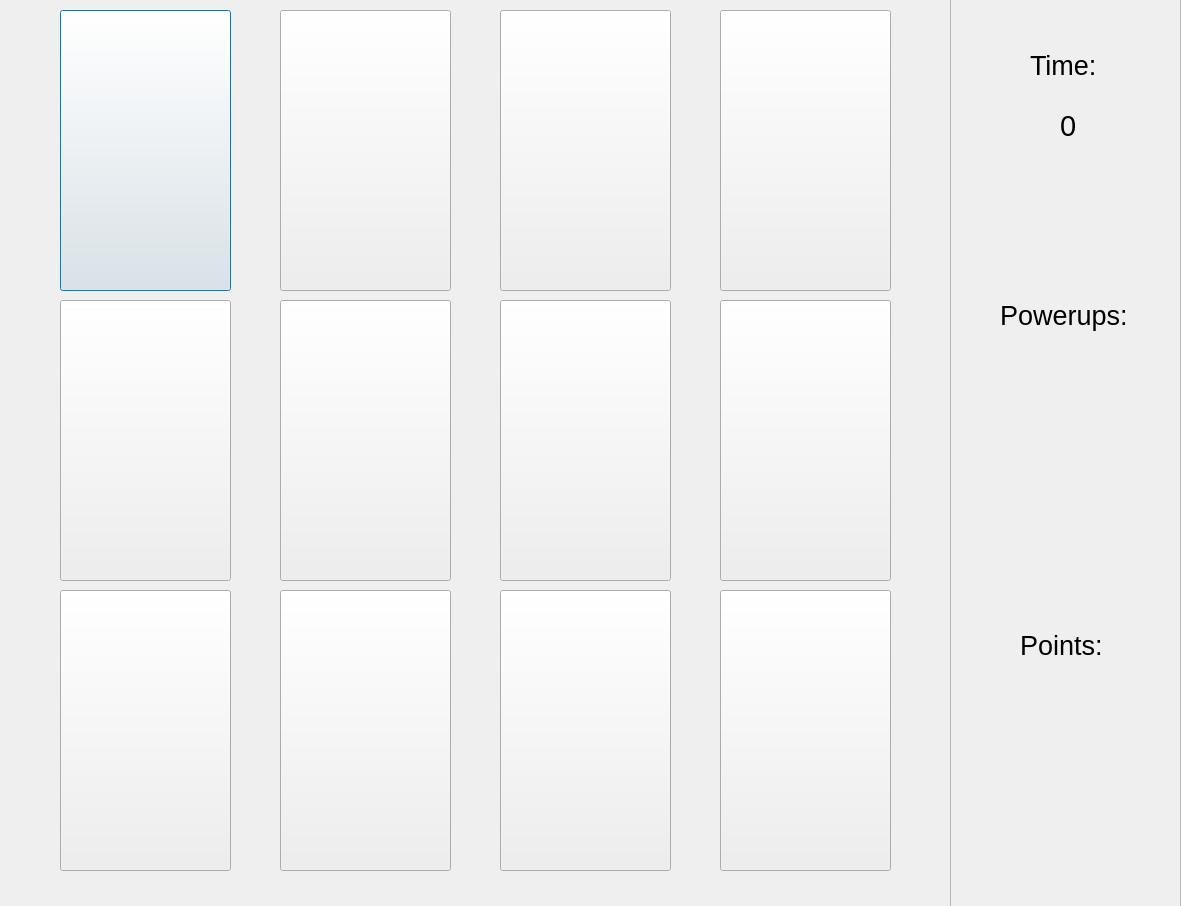
<?xml version="1.0" encoding="UTF-8"?>
<ui version="4.0">
 <class>Dialog</class>
 <widget class="QDialog" name="Dialog">
  <property name="geometry">
   <rect>
    <x>0</x>
    <y>0</y>
    <width>1181</width>
    <height>906</height>
   </rect>
  </property>
  <property name="windowTitle">
   <string>Dialog</string>
  </property>
  <widget class="QLabel" name="label_image">
   <property name="geometry">
    <rect>
     <x>60</x>
     <y>10</y>
     <width>171</width>
     <height>281</height>
    </rect>
   </property>
   <property name="text">
    <string/>
   </property>
   <property name="pixmap">
    <pixmap>images/clover.jpg</pixmap>
   </property>
  </widget>
  <widget class="QLabel" name="label_image2">
   <property name="geometry">
    <rect>
     <x>280</x>
     <y>10</y>
     <width>171</width>
     <height>281</height>
    </rect>
   </property>
   <property name="text">
    <string/>
   </property>
   <property name="pixmap">
    <pixmap>images/clover.jpg</pixmap>
   </property>
  </widget>
  <widget class="QLabel" name="label_image3">
   <property name="geometry">
    <rect>
     <x>500</x>
     <y>10</y>
     <width>171</width>
     <height>281</height>
    </rect>
   </property>
   <property name="text">
    <string/>
   </property>
   <property name="pixmap">
    <pixmap>images/clover.jpg</pixmap>
   </property>
  </widget>
  <widget class="QLabel" name="label_image4">
   <property name="geometry">
    <rect>
     <x>720</x>
     <y>10</y>
     <width>171</width>
     <height>281</height>
    </rect>
   </property>
   <property name="text">
    <string/>
   </property>
   <property name="pixmap">
    <pixmap>images/clover.jpg</pixmap>
   </property>
  </widget>
  <widget class="QLabel" name="label_image5">
   <property name="geometry">
    <rect>
     <x>60</x>
     <y>300</y>
     <width>171</width>
     <height>281</height>
    </rect>
   </property>
   <property name="text">
    <string/>
   </property>
   <property name="pixmap">
    <pixmap>images/clover.jpg</pixmap>
   </property>
  </widget>
  <widget class="QLabel" name="label_image6">
   <property name="geometry">
    <rect>
     <x>280</x>
     <y>300</y>
     <width>171</width>
     <height>281</height>
    </rect>
   </property>
   <property name="text">
    <string/>
   </property>
   <property name="pixmap">
    <pixmap>images/clover.jpg</pixmap>
   </property>
  </widget>
  <widget class="QLabel" name="label_image7">
   <property name="geometry">
    <rect>
     <x>500</x>
     <y>300</y>
     <width>171</width>
     <height>281</height>
    </rect>
   </property>
   <property name="text">
    <string/>
   </property>
   <property name="pixmap">
    <pixmap>images/clover.jpg</pixmap>
   </property>
  </widget>
  <widget class="QLabel" name="label_image8">
   <property name="geometry">
    <rect>
     <x>720</x>
     <y>300</y>
     <width>171</width>
     <height>281</height>
    </rect>
   </property>
   <property name="text">
    <string/>
   </property>
   <property name="pixmap">
    <pixmap>images/clover.jpg</pixmap>
   </property>
  </widget>
  <widget class="QLabel" name="label_image9">
   <property name="geometry">
    <rect>
     <x>60</x>
     <y>590</y>
     <width>171</width>
     <height>281</height>
    </rect>
   </property>
   <property name="text">
    <string/>
   </property>
   <property name="pixmap">
    <pixmap>images/clover.jpg</pixmap>
   </property>
  </widget>
  <widget class="QLabel" name="label_image10">
   <property name="geometry">
    <rect>
     <x>280</x>
     <y>590</y>
     <width>171</width>
     <height>281</height>
    </rect>
   </property>
   <property name="text">
    <string/>
   </property>
   <property name="pixmap">
    <pixmap>images/clover.jpg</pixmap>
   </property>
  </widget>
  <widget class="QLabel" name="label_image11">
   <property name="geometry">
    <rect>
     <x>500</x>
     <y>590</y>
     <width>171</width>
     <height>281</height>
    </rect>
   </property>
   <property name="text">
    <string/>
   </property>
   <property name="pixmap">
    <pixmap>images/clover.jpg</pixmap>
   </property>
  </widget>
  <widget class="QLabel" name="label_image12">
   <property name="geometry">
    <rect>
     <x>720</x>
     <y>590</y>
     <width>171</width>
     <height>281</height>
    </rect>
   </property>
   <property name="text">
    <string/>
   </property>
   <property name="pixmap">
    <pixmap>images/clover.jpg</pixmap>
   </property>
  </widget>
  <widget class="QPushButton" name="pushButton">
   <property name="geometry">
    <rect>
     <x>60</x>
     <y>10</y>
     <width>171</width>
     <height>281</height>
    </rect>
   </property>
   <property name="text">
    <string/>
   </property>
  </widget>
  <widget class="QPushButton" name="pushButton_2">
   <property name="geometry">
    <rect>
     <x>280</x>
     <y>10</y>
     <width>171</width>
     <height>281</height>
    </rect>
   </property>
   <property name="text">
    <string/>
   </property>
  </widget>
  <widget class="QPushButton" name="pushButton_3">
   <property name="geometry">
    <rect>
     <x>500</x>
     <y>10</y>
     <width>171</width>
     <height>281</height>
    </rect>
   </property>
   <property name="text">
    <string/>
   </property>
  </widget>
  <widget class="QPushButton" name="pushButton_4">
   <property name="geometry">
    <rect>
     <x>720</x>
     <y>10</y>
     <width>171</width>
     <height>281</height>
    </rect>
   </property>
   <property name="text">
    <string/>
   </property>
  </widget>
  <widget class="QPushButton" name="pushButton_5">
   <property name="geometry">
    <rect>
     <x>60</x>
     <y>300</y>
     <width>171</width>
     <height>281</height>
    </rect>
   </property>
   <property name="text">
    <string/>
   </property>
  </widget>
  <widget class="QPushButton" name="pushButton_6">
   <property name="geometry">
    <rect>
     <x>280</x>
     <y>300</y>
     <width>171</width>
     <height>281</height>
    </rect>
   </property>
   <property name="text">
    <string/>
   </property>
  </widget>
  <widget class="QPushButton" name="pushButton_7">
   <property name="geometry">
    <rect>
     <x>500</x>
     <y>300</y>
     <width>171</width>
     <height>281</height>
    </rect>
   </property>
   <property name="text">
    <string/>
   </property>
  </widget>
  <widget class="QPushButton" name="pushButton_8">
   <property name="geometry">
    <rect>
     <x>720</x>
     <y>300</y>
     <width>171</width>
     <height>281</height>
    </rect>
   </property>
   <property name="text">
    <string/>
   </property>
  </widget>
  <widget class="QPushButton" name="pushButton_9">
   <property name="geometry">
    <rect>
     <x>60</x>
     <y>590</y>
     <width>171</width>
     <height>281</height>
    </rect>
   </property>
   <property name="text">
    <string/>
   </property>
  </widget>
  <widget class="QPushButton" name="pushButton_10">
   <property name="geometry">
    <rect>
     <x>280</x>
     <y>590</y>
     <width>171</width>
     <height>281</height>
    </rect>
   </property>
   <property name="text">
    <string/>
   </property>
  </widget>
  <widget class="QPushButton" name="pushButton_11">
   <property name="geometry">
    <rect>
     <x>500</x>
     <y>590</y>
     <width>171</width>
     <height>281</height>
    </rect>
   </property>
   <property name="text">
    <string/>
   </property>
  </widget>
  <widget class="QPushButton" name="pushButton_12">
   <property name="geometry">
    <rect>
     <x>720</x>
     <y>590</y>
     <width>171</width>
     <height>281</height>
    </rect>
   </property>
   <property name="text">
    <string/>
   </property>
  </widget>
  <widget class="QFrame" name="frame">
   <property name="geometry">
    <rect>
     <x>950</x>
     <y>-10</y>
     <width>231</width>
     <height>941</height>
    </rect>
   </property>
   <property name="autoFillBackground">
    <bool>true</bool>
   </property>
   <property name="frameShape">
    <enum>QFrame::StyledPanel</enum>
   </property>
   <property name="frameShadow">
    <enum>QFrame::Raised</enum>
   </property>
   <widget class="QLabel" name="label">
    <property name="geometry">
     <rect>
      <x>80</x>
      <y>50</y>
      <width>81</width>
      <height>51</height>
     </rect>
    </property>
    <property name="font">
     <font>
      <pointsize>20</pointsize>
     </font>
    </property>
    <property name="text">
     <string>Time:</string>
    </property>
   </widget>
   <widget class="QLabel" name="label_2">
    <property name="geometry">
     <rect>
      <x>50</x>
      <y>300</y>
      <width>141</width>
      <height>51</height>
     </rect>
    </property>
    <property name="font">
     <font>
      <pointsize>20</pointsize>
     </font>
    </property>
    <property name="text">
     <string>Powerups:</string>
    </property>
   </widget>
   <widget class="QLabel" name="label_3">
    <property name="geometry">
     <rect>
      <x>70</x>
      <y>630</y>
      <width>91</width>
      <height>51</height>
     </rect>
    </property>
    <property name="font">
     <font>
      <pointsize>20</pointsize>
     </font>
    </property>
    <property name="text">
     <string>Points:</string>
    </property>
   </widget>
   <widget class="QLabel" name="timeVal">
    <property name="geometry">
     <rect>
      <x>110</x>
      <y>110</y>
      <width>41</width>
      <height>51</height>
     </rect>
    </property>
    <property name="font">
     <font>
      <pointsize>22</pointsize>
     </font>
    </property>
    <property name="text">
     <string>0</string>
    </property>
   </widget>
  </widget>
 </widget>
 <resources/>
 <connections/>
</ui>
